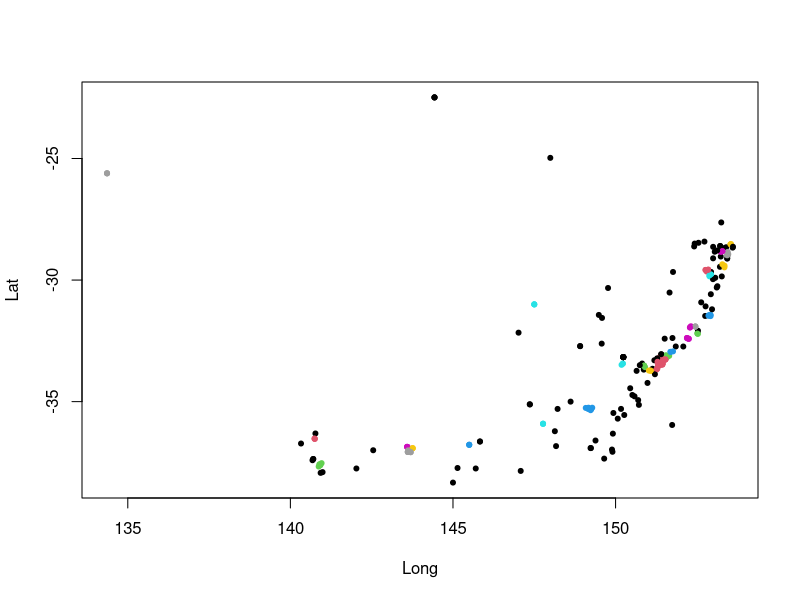
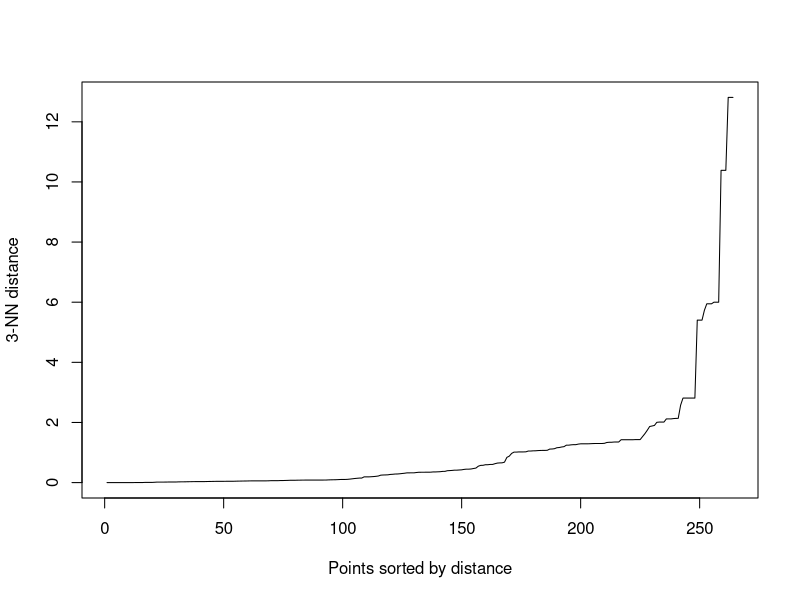

Write R code to recreate these figures, in order.
install.packages("dbscan")
library(dbscan)
install.packages("geosphere")
library(geosphere)

#load data
geo_dat <- read.csv("for_geodata.csv")

#remove missing values
clean_geo <- na.omit(geo_dat)

#latitude and longitude into a matrix
coords <- as.matrix(clean_geo[, c("Long", "Lat")])

#calculate distance matrix (metres)
dist_matrix <- distm(coords, fun = distHaversine)


#smaller site clusters 
#run DBSCAN using the distance matrix
db_result <- dbscan(as.dist(dist_matrix), eps = 1000, minPts = 3)

#add clusters back to data
clean_geo$site_cluster <- db_result$cluster

#number of clusters (excluding noise)
num_clusters <- length(unique(clean_geo$site_cluster[clean_geo$site_cluster > 0]))
print(paste("Number of clusters found:", num_clusters))


#larger regional clusters
#run DBSCAN using the distance matrix 
db_result2 <- dbscan(as.dist(dist_matrix), eps = 9500, minPts = 3)

#add clusters back to data
clean_geo$reg_cluster <- db_result2$cluster

#number of clusters (excluding noise)
num_clusters <- length(unique(clean_geo$reg_cluster[clean_geo$reg_cluster > 0]))
print(paste("Number of clusters found:", num_clusters))

#export
install.packages("writexl")
library(writexl)
write_xlsx(clean_geo, "dbscan_clusters.xlsx")

#simple plot
plot(coords, col = clean_geo$reg_cluster + 1L, pch = 20)

#not sure if this works? 
#only numeric data
numeric_data <- clean_geo[sapply(clean_geo, is.numeric)]

#plot distance to kth nearest neighbour to find optimal epsilon 
kNNdistplot(numeric_data, k = 3)
